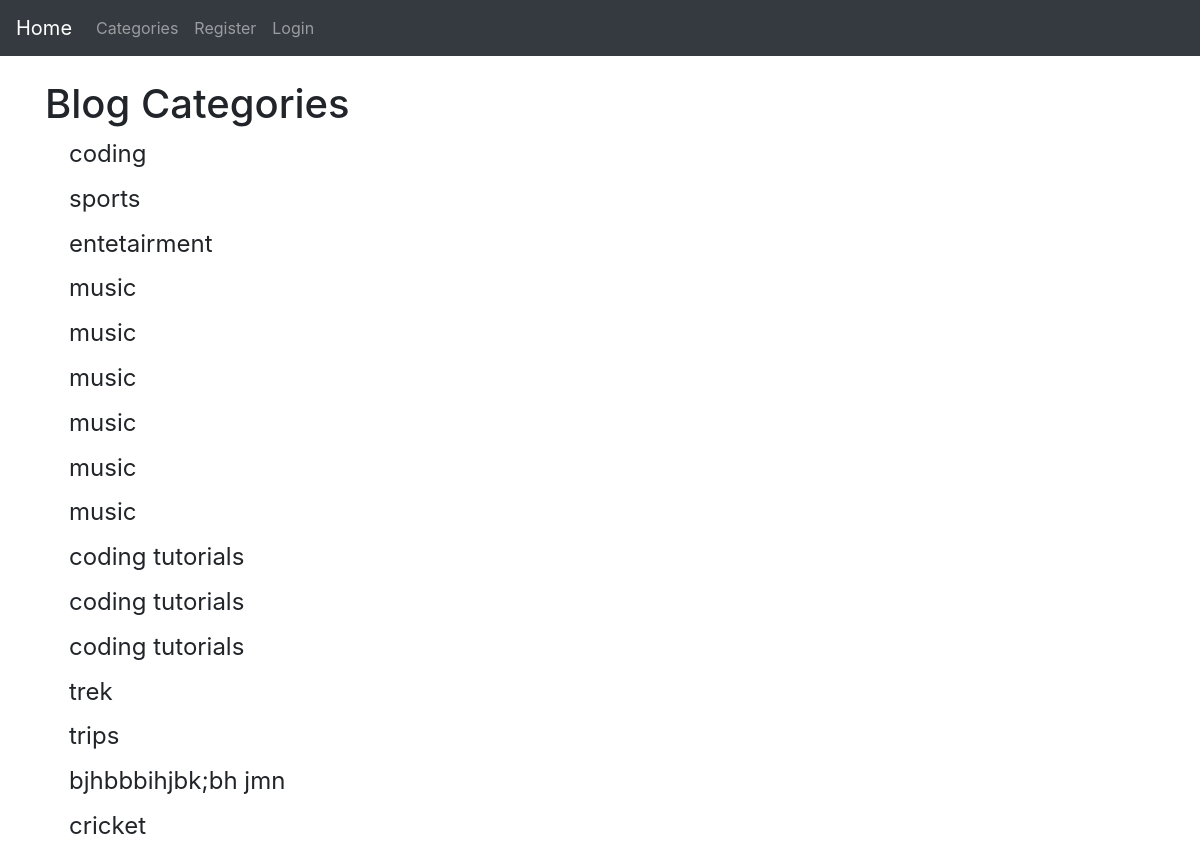
The page /category-list/ on the database its author committed.
### the_blog/models.py (models this page shows, shortened)
class Category(models.Model):
    name = models.CharField(max_length=255)
    def __str__(self):
        return self.name

### the_blog/views.py (the view)
# urls.py: path('category-list/', CategoryListView, name='category-list'),
def CategoryListView(request):
    cat_menu_list = Category.objects.all()
    context = {
        'cat_menu_list': cat_menu_list
    }
    return render(request, 'category_list.html', context)

### the_blog/templates/category_list.html (shortened to what this page needs)
{% extends 'base.html' %}
{% block content %}
<h1>Blog Categories</h1>
           {% for item in cat_menu_list %}
           <h4><a class="dropdown-item" href="{% url 'category' item|slugify %}">
           {{ item }}</a></h4>
           {% endfor %}
{% endblock%}

### rows shown on the page
Category: name "coding"
Category: name "sports"
Category: name "entetairment"
Category: name "music"
Category: name "music"
Category: name "music"
Category: name "music"
Category: name "music"
Category: name "music"
Category: name "coding tutorials"
Category: name "coding tutorials"
Category: name "coding tutorials"
Category: name "trek"
Category: name "trips"
Category: name "bjhbbbihjbk;bh jmn"
Category: name "cricket"
